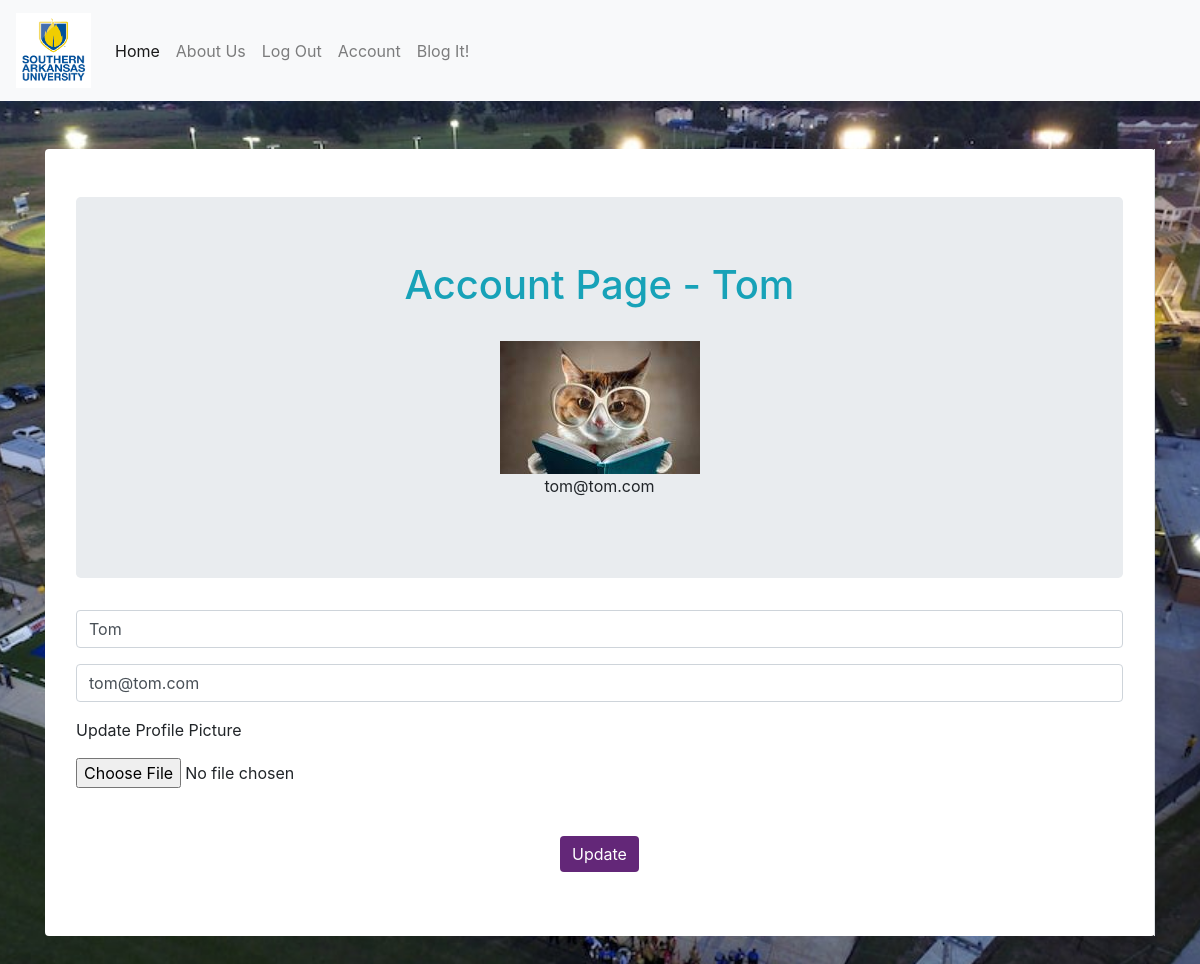
/account (signed in), run on the app's committed database.
### studentblog/models.py (models this page shows, shortened)
class User(db.Model, UserMixin):
    __tablename__ = 'users'
    id = db.Column(db.Integer, primary_key = True)
    profile_image = db.Column(db.String(20), nullable=False, default='default_profile.png')
    email = db.Column(db.String(64), unique=True, index=True)
    username = db.Column(db.String(64), unique=True, index=True)
    password_hash = db.Column(db.String(128))
    posts = db.relationship('BlogPost', backref='author', lazy=True)

### studentblog/users/views.py (the view)
@users.route("/account", methods=['GET', 'POST'])
@login_required
def account():
    form = UpdateUserForm()
    if form.validate_on_submit():
        print(form)
        if form.picture.data:
            username = current_user.username
            pic = add_profile_pic(form.picture.data,username)
            current_user.profile_image = pic
        current_user.username = form.username.data
        current_user.email = form.email.data
        db.session.commit()
        flash('User Account Updated')
        return redirect(url_for('users.account'))
    elif request.method == 'GET':
        form.username.data = current_user.username
        form.email.data = current_user.email
    profile_image = url_for('static', filename='profile_pics/' + current_user.profile_image)
    return render_template('account.html', profile_image=profile_image, form=form)

### studentblog/users/forms.py
class UpdateUserForm(FlaskForm):
    email = StringField('Email', validators=[DataRequired(),Email()])
    username = StringField('Username', validators=[DataRequired()])
    picture = FileField('Update Profile Picture', validators=[FileAllowed(['jpg', 'png'])])
    submit = SubmitField('Update')

### studentblog/models.py (called while the page is built)
@login_manager.user_loader
def load_user(user_id):
    return User.query.get(user_id)

### studentblog/templates/account.html (shortened to what this page needs)
{% extends "base.html" %} {% block content %}
<div class="container rounded bg-white mt-5 mb-5">
  <div class="row">
    <div class="col-md-12 border-right">
      <div class="p-3 py-5">
        <form  method="POST" action = "" enctype="multipart/form-data">
          <div class="jumbotron">
            <div align="center">
              <h1 class="text-info">Account Page - {{current_user.username}}</h1>
              <br>
              <img
                align="center"
                src="{{ url_for('static', filename='profile_pics/' + current_user.profile_image) }}"
              />
              <p>{{ current_user.email }}</p>
            </div>
          </div>
          <div class="form-group">
            {{ form.username(class='form-control', placeholder='User Name', required='required') }}
          </div>
          <div class="form-group">
            {{ form.email(class='form-control', placeholder='Email', required='required') }}
          </div>
          <div class="form-group">
            {{ form.picture.label(class="form-group") }}
            {{ form.picture(class="form-control-file") }}
          </div>
          <div class="mt-5 text-center">
            {{ form.submit(class="btn btn-primary profile-button") }}
          </div>
        </form>
      </div>
    </div>
  </div>
</div>
{% endblock content %}

### studentblog/static/master.css (style rules this page uses)
body { background: url(/static/profile_pics/Stadium.jpg) no-repeat center center fixed; -webkit-background-size: cover; -moz-background-size: cover; -o-background-size: cover; background-size: cover; }

### studentblog/templates/account.html (style rules this page uses)
.profile-button { background: rgb(99, 39, 120); box-shadow: none; border: none; }

### data on the page
User: username "Tom", profile_image (picture), email "tom@tom.com"
